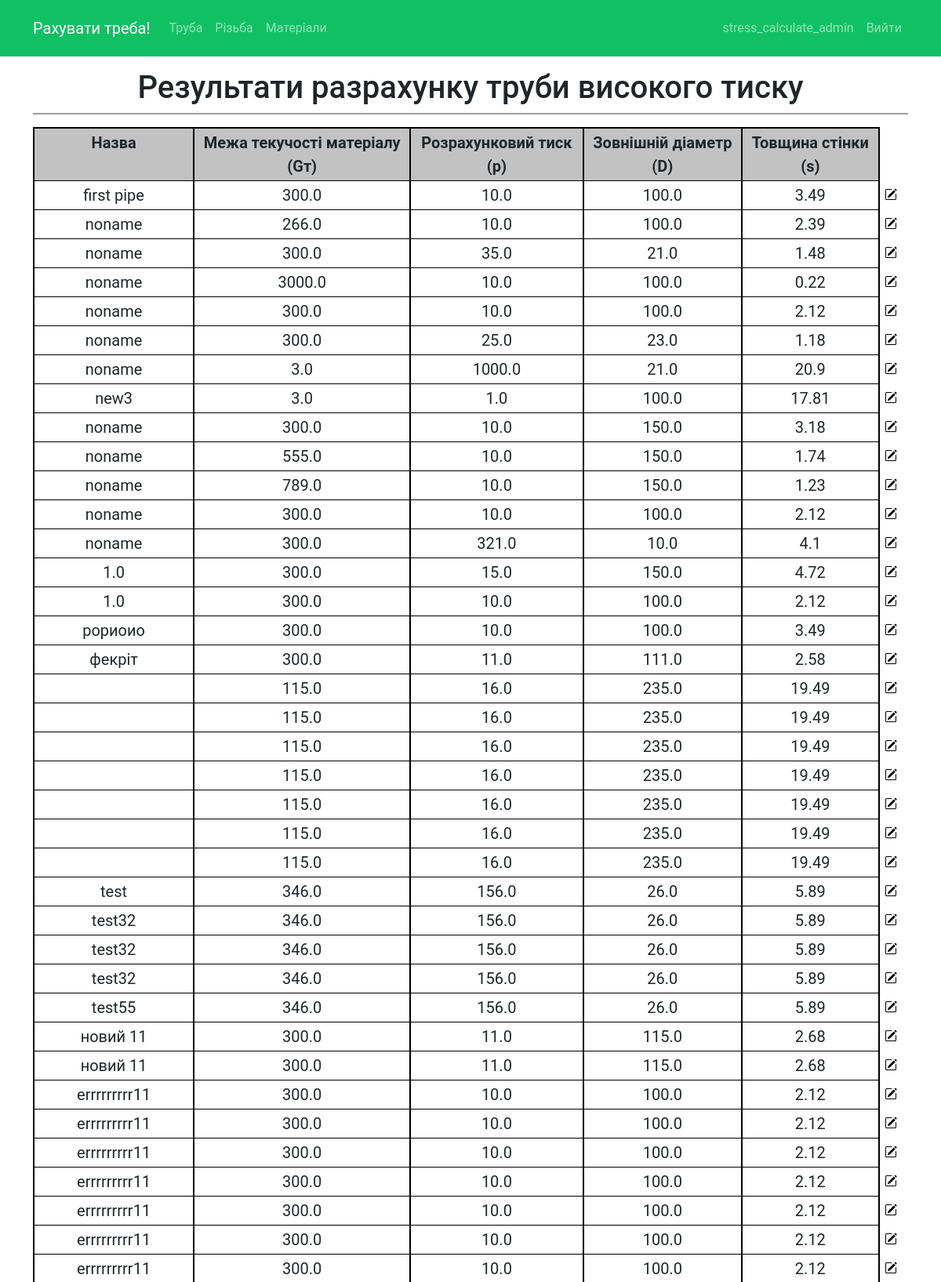
Screenshot of /pipe_pressure/results (signed in, upper part) with the database file from the repository.
### calculate/models.py (models this page shows, shortened)
class PipeHighPressure(models.Model):
    K_WELDING_CHOICES = [
		(1, 'Безшовна'),
		(0.6, 'Електрозварювальна'),
    ]
    id = models.AutoField(primary_key=True)
    user = models.ForeignKey(User, on_delete=models.CASCADE, default=None)
    name = models.CharField(max_length=20)
    description = models.TextField(blank=True, max_length=128)
    yield_strength = models.FloatField(default=300)
    test_pressure = models.FloatField()
    min_outside_diameter = models.FloatField()
    k_industry = models.FloatField(default=1.3)
    k_cycle = models.FloatField(default=1)
    k_welding = models.FloatField(max_length=40, choices=K_WELDING_CHOICES, default=1)
    created_at = models.DateTimeField(auto_now_add=True)
    @property
    def thickness(self):
        self.allowable_stresses = self.yield_strength / (self.k_industry * self.k_cycle)
        self.thickness_pipe = (self.test_pressure * self.min_outside_diameter /
                    (2 * self.allowable_stresses * float(self.k_welding) + self.test_pressure))
        self.thickness_round = round(self.thickness_pipe, 2)
        return self.thickness_round
    @staticmethod
    def get_all():
        return list(PipeHighPressure.objects.all())

### calculate/views.py (the view)
# urls.py: path('pipe_pressure/results', views.pipe_results, name = 'pipe_results'),
def pipe_results(request):
	if request.user.is_authenticated:
		if request.user.is_superuser:
			pipe_results = PipeHighPressure.get_all()
		else:
			pipe_results = PipeHighPressure.get_by_user(request.user.id)
		return render(request, 'calculate/pipe_results.html', {'pipe_results':pipe_results})
	else:
		return redirect('login')

### calculate/templates/calculate/pipe_results.html (shortened to what this page needs)
{% extends "base.html" %}
{% load static %}
{% block content %}
    <section class="pipe-results">
        <div class="container">
            <h1>Результати разрахунку труби високого тиску</h1>
            <div class="home__subtitle-line"></div>
            <div class="row">
                <div class="col-12">
                    {% if pipe_results %}
                        <table class="table">
                            <tr class="table__header">
                                <th>Назва</th>
                                <th>Межа текучості матеріалу (Gт)</th>
                                <th>Розрахунковий тиск (p)</th>
                                <th>Зовнішній діаметр (D)</th>
                                <th>Товщина стінки (s)</th>
                                <th id="edit-col">Edit</th>
                            </tr>
                            {% for pipe in pipe_results %}
                                <tr>
                                    <td class="table__name">{{ pipe.name }}</td>
                                    <td class="table__condition">{{ pipe.yield_strength }}</td>
                                    <td class="table__hardness">{{ pipe.test_pressure }}</td>
                                    <td class="table__yield_strenght">{{ pipe.min_outside_diameter }}</td>
                                    <td class="table__yield_strenght">{{ pipe.thickness }}</td>
                                    <td id="edit-col">
                                        <form action="{% url 'pipe_detail' %}" method="POST">
                                            <button class="detail-button">
                                                <img id="pipe-detail-icon" class="detail-icon" src="/static/icons/pencil-square.svg" alt="edit">
                                            </button>
                                        </form>
                                    </td>
                                </tr>
                            {% endfor %}
                        </table>
                    {% else %}
                        <h2>У Вас ще немає збережених розрахунків</h2>
                    {% endif %}
                </div>
            </div>
        </div>
    </section>
{% endblock %}

### calculate/templates/base.html (shortened to what this page needs)
{% load static %}
<!DOCTYPE html>
<html>
<head>
    <link rel="stylesheet" href="{% static 'css/bootstrap-reboot.min.css' %}">
    <link rel="stylesheet" href="{% static 'css/bootstrap-grid.min.css' %}">
    <link href="https://cdn.jsdelivr.net/npm/bootstrap@5.1.3/dist/css/bootstrap.min.css" rel="stylesheet">
    <link rel="stylesheet" type="text/css" href="{% static 'css/style.min.css' %}">
</head>
<body>
    <nav class="navbar navbar-expand-md navbar navbar-dark">
        <div class="container">
            <a class="navbar-brand" href="{% url 'index' %}">Рахувати треба!</a>
            <div class="collapse navbar-collapse" id="navbarSupportedContent">
                <ul class="navbar-nav me-auto mb-2 mb-md-0">
                    <li class="nav-item">
                        <a class="nav-link" id="pipe" href="{% url 'pipe_pressure' %}">Труба</a>
                    </li>
                    <li class="nav-item">
                        <a class="nav-link" id="thread" href="{% url 'thread' %}">Різьба</a>
                    </li>
                    <li class="nav-item">
                        <a class="nav-link" id="materials" href="{% url 'materials' %}">Матеріали</a>
                    </li>
                </ul>
                <span class="navbar-text">
                    <ul class="navbar-nav me-auto mb-2 mb-md-0">
                        {% if user.is_authenticated %}
                            <li class="nav-item">
                                <a class="nav-link" id="username" href="{% url 'update_user' %}">{{ user.username }}</a>
                            </li>
                            <li class="nav-item">
                                <a class="nav-link" id="logout" href="{% url 'logout' %}">Вийти</a>
                            </li>
                        {% endif %}
                    </ul>
                </span>
            </div>
        </div>
    </nav>
    <div id="content">
        {% block content %}{% endblock %}
    </div>
</body>
</html>

### rows the page displays
PipeHighPressure: name "first pipe", yield_strength "300.0", test_pressure "10.0", min_outside_diameter "100.0", thickness "3.49"
PipeHighPressure: name "noname", yield_strength "266.0", test_pressure "10.0", min_outside_diameter "100.0", thickness "2.39"
PipeHighPressure: name "noname", yield_strength "300.0", test_pressure "35.0", min_outside_diameter "21.0", thickness "1.48"
PipeHighPressure: name "noname", yield_strength "3000.0", test_pressure "10.0", min_outside_diameter "100.0", thickness "0.22"
PipeHighPressure: name "noname", yield_strength "300.0", test_pressure "10.0", min_outside_diameter "100.0", thickness "2.12"
PipeHighPressure: name "noname", yield_strength "300.0", test_pressure "25.0", min_outside_diameter "23.0", thickness "1.18"
PipeHighPressure: name "noname", yield_strength "3.0", test_pressure "1000.0", min_outside_diameter "21.0", thickness "20.9"
PipeHighPressure: name "new3", yield_strength "3.0", test_pressure "1.0", min_outside_diameter "100.0", thickness "17.81"
PipeHighPressure: name "noname", yield_strength "300.0", test_pressure "10.0", min_outside_diameter "150.0", thickness "3.18"
PipeHighPressure: name "noname", yield_strength "555.0", test_pressure "10.0", min_outside_diameter "150.0", thickness "1.74"
PipeHighPressure: name "noname", yield_strength "789.0", test_pressure "10.0", min_outside_diameter "150.0", thickness "1.23"
PipeHighPressure: name "noname", yield_strength "300.0", test_pressure "10.0", min_outside_diameter "100.0", thickness "2.12"
PipeHighPressure: name "noname", yield_strength "300.0", test_pressure "321.0", min_outside_diameter "10.0", thickness "4.1"
PipeHighPressure: name "1.0", yield_strength "300.0", test_pressure "15.0", min_outside_diameter "150.0", thickness "4.72"
PipeHighPressure: name "1.0", yield_strength "300.0", test_pressure "10.0", min_outside_diameter "100.0", thickness "2.12"
PipeHighPressure: name "рориоио", yield_strength "300.0", test_pressure "10.0", min_outside_diameter "100.0", thickness "3.49"
PipeHighPressure: name "фекріт", yield_strength "300.0", test_pressure "11.0", min_outside_diameter "111.0", thickness "2.58"
PipeHighPressure: yield_strength "115.0", test_pressure "16.0", min_outside_diameter "235.0", thickness "19.49"
PipeHighPressure: yield_strength "115.0", test_pressure "16.0", min_outside_diameter "235.0", thickness "19.49"
PipeHighPressure: yield_strength "115.0", test_pressure "16.0", min_outside_diameter "235.0", thickness "19.49"
PipeHighPressure: yield_strength "115.0", test_pressure "16.0", min_outside_diameter "235.0", thickness "19.49"
PipeHighPressure: yield_strength "115.0", test_pressure "16.0", min_outside_diameter "235.0", thickness "19.49"
PipeHighPressure: yield_strength "115.0", test_pressure "16.0", min_outside_diameter "235.0", thickness "19.49"
PipeHighPressure: yield_strength "115.0", test_pressure "16.0", min_outside_diameter "235.0", thickness "19.49"
PipeHighPressure: name "test", yield_strength "346.0", test_pressure "156.0", min_outside_diameter "26.0", thickness "5.89"
PipeHighPressure: name "test32", yield_strength "346.0", test_pressure "156.0", min_outside_diameter "26.0", thickness "5.89"
PipeHighPressure: name "test32", yield_strength "346.0", test_pressure "156.0", min_outside_diameter "26.0", thickness "5.89"
PipeHighPressure: name "test32", yield_strength "346.0", test_pressure "156.0", min_outside_diameter "26.0", thickness "5.89"
PipeHighPressure: name "test55", yield_strength "346.0", test_pressure "156.0", min_outside_diameter "26.0", thickness "5.89"
PipeHighPressure: name "новий 11", yield_strength "300.0", test_pressure "11.0", min_outside_diameter "115.0", thickness "2.68"
PipeHighPressure: name "новий 11", yield_strength "300.0", test_pressure "11.0", min_outside_diameter "115.0", thickness "2.68"
PipeHighPressure: name "errrrrrrrr11", yield_strength "300.0", test_pressure "10.0", min_outside_diameter "100.0", thickness "2.12"
PipeHighPressure: name "errrrrrrrr11", yield_strength "300.0", test_pressure "10.0", min_outside_diameter "100.0", thickness "2.12"
PipeHighPressure: name "errrrrrrrr11", yield_strength "300.0", test_pressure "10.0", min_outside_diameter "100.0", thickness "2.12"
PipeHighPressure: name "errrrrrrrr11", yield_strength "300.0", test_pressure "10.0", min_outside_diameter "100.0", thickness "2.12"
PipeHighPressure: name "errrrrrrrr11", yield_strength "300.0", test_pressure "10.0", min_outside_diameter "100.0", thickness "2.12"
PipeHighPressure: name "errrrrrrrr11", yield_strength "300.0", test_pressure "10.0", min_outside_diameter "100.0", thickness "2.12"
PipeHighPressure: name "errrrrrrrr11", yield_strength "300.0", test_pressure "10.0", min_outside_diameter "100.0", thickness "2.12"

### other values shown
{{ user.username }} "stress_calculate_admin"
